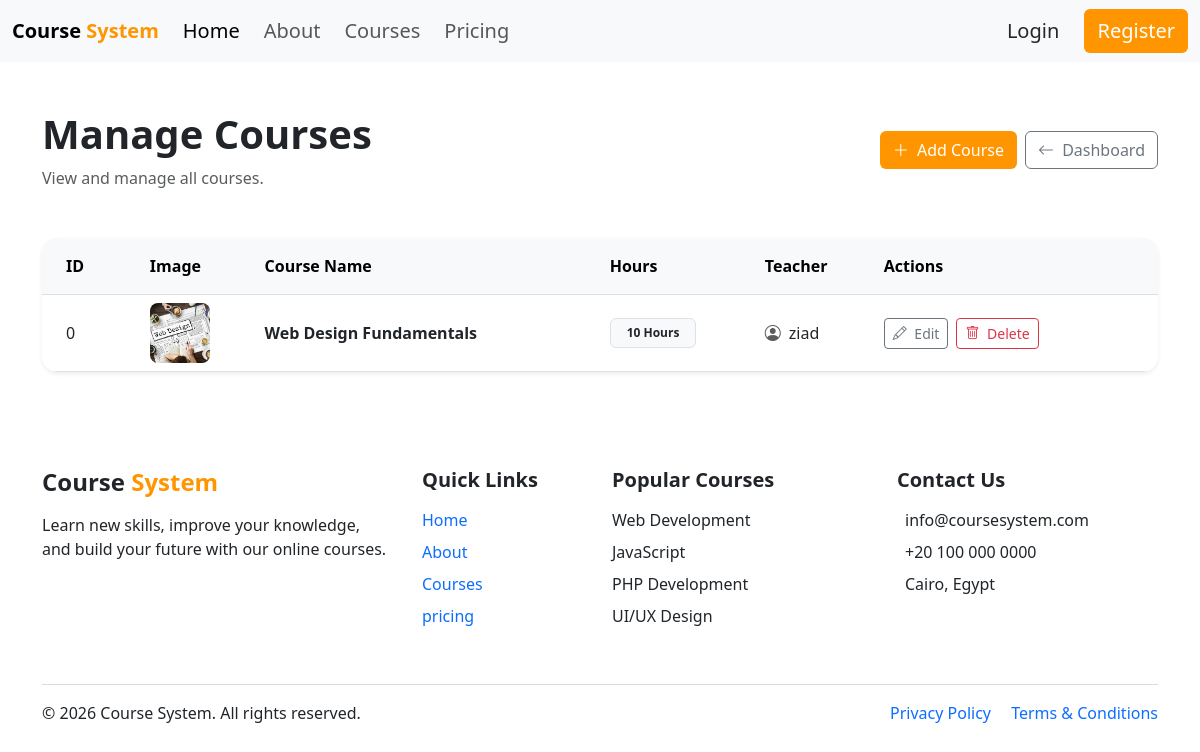
/manage_courses.php, run on an earlier commit of the app's database.
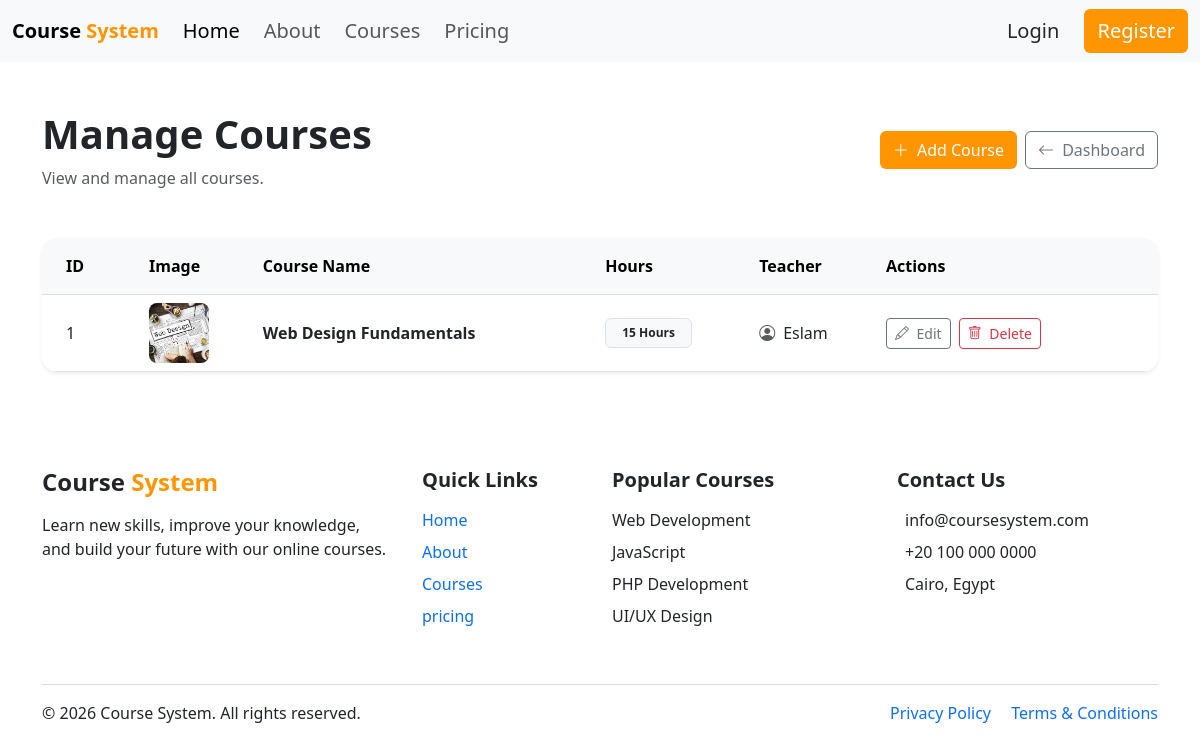
And on a later commit of the database.
### tables this page shows
CREATE TABLE `courses` (
  `id` int(11) NOT NULL,
  `name` varchar(100) NOT NULL,
  `hours` int(11) NOT NULL,
  `teacher_id` int(11) NOT NULL,
  `image` varchar(255) NOT NULL,
  `avatar` varchar(255) NOT NULL,
  `description` text NOT NULL
);

CREATE TABLE `users` (
  `id` int(11) NOT NULL,
  `name` varchar(100) NOT NULL,
  `email` varchar(100) NOT NULL,
  `password` varchar(255) NOT NULL,
  `role` varchar(50) NOT NULL,
  `image` varchar(255) NOT NULL
);

### manage_courses.php (the view, shortened to what this page needs)
<?php
include "connect.php";
$sql = "SELECT courses.id, courses.name, courses.hours, courses.image,
               users.name AS teacher_name
        FROM courses
        JOIN teachers ON courses.teacher_id = teachers.id
        JOIN users ON teachers.user_id = users.id";
$result = $conn->query($sql);
include "header.php";
?>
<div class="container py-5">
    <div class="d-flex flex-column flex-md-row justify-content-between align-items-md-center gap-3 mb-5">
        <div>
            <h1 class="fw-bold mb-2">
                Manage Courses
            </h1>
            <p class="text-muted mb-0">
                View and manage all courses.
            </p>
        </div>
        <div class="d-flex gap-2">
            <a href="add_course.php"
               class="btn text-white fw-medium"
               style="background-color: #FF9500;">
                <i class="bi bi-plus-lg me-1"></i>
                Add Course
            </a>
            <a href="admin_dashboard.php"
               class="btn btn-outline-secondary fw-medium">
                <i class="bi bi-arrow-left me-1"></i>
                Dashboard
            </a>
        </div>
    </div>
    <div class="card border-0 shadow-sm rounded-4 overflow-hidden">
        <div class="card-body p-0">
            <div class="table-responsive">
                <table class="table table-hover align-middle mb-0">
                    <thead class="table-light">
                        <tr>
                            <th class="px-4 py-3">
                                ID
                            </th>
                            <th class="py-3">
                                Image
                            </th>
                            <th class="py-3">
                                Course Name
                            </th>
                            <th class="py-3">
                                Hours
                            </th>
                            <th class="py-3">
                                Teacher
                            </th>
                            <th class="py-3 pe-4">
                                Actions
                            </th>
                        </tr>
                    </thead>
                    <tbody>
                    <?php if ($result && $result->num_rows > 0): ?>
                        <?php while ($course = $result->fetch_assoc()): ?>
                            <tr>
                                <td class="px-4 fw-medium">
                                    <?php echo $course['id']; ?>
                                </td>
                                <td>
                                    <?php if (!empty($course['image'])): ?>
                                        <img
                                            src="upload/<?php echo htmlspecialchars($course['image']); ?>"
                                            alt="Course Image"
                                            class="rounded-3"
                                            style="
                                                width: 60px;
                                                height: 60px;
                                                object-fit: cover;
                                            "
                                        >
                                    <?php endif; ?>
                                </td>
                                <td>
                                    <span class="fw-semibold">
                                        <?php echo htmlspecialchars($course['name']); ?>
                                    </span>
                                </td>
                                <td>
                                    <span class="badge bg-light text-dark border px-3 py-2">
                                        <?php echo htmlspecialchars($course['hours']); ?> Hours
                                    </span>
                                </td>
                                <td>
                                    <div class="d-flex align-items-center gap-2">
                                        <i class="bi bi-person-circle text-muted"></i>
                                        <span>
                                            <?php echo htmlspecialchars($course['teacher_name']); ?>
                                        </span>
                                    </div>
                                </td>
                                <td class="pe-4">
                                    <div class="d-flex gap-2">
                                        <a
                                            href="edit_course.php?id=<?php echo $course['id']; ?>"
                                            class="btn btn-sm btn-outline-secondary"
                                        >
                                            <i class="bi bi-pencil me-1"></i>
                                            Edit
                                        </a>
                                        <a
                                            href="delete_course.php?id=<?php echo $course['id']; ?>"
                                            class="btn btn-sm btn-outline-danger"
                                            onclick="return confirm('Are you sure you want to delete this course?');"
                                        >
                                            <i class="bi bi-trash me-1"></i>
                                            Delete
                                        </a>
                                    </div>
                                </td>
                            </tr>
                        <?php endwhile; ?>
                    <?php endif; ?>
                    </tbody>
                </table>
            </div>
        </div>
    </div>
</div>
<?php
include "footer.php";
?>

### header.php (shortened to what this page needs)
<?php
$isLoggedIn = isset($_SESSION['user_id']);
$userRole   = $_SESSION['role'] ?? null;
?>
<!DOCTYPE html>
<html lang="en">
<head>
    <link href="https://cdn.jsdelivr.net/npm/bootstrap@5.3.0/dist/css/bootstrap.min.css" rel="stylesheet">
    <link rel="stylesheet" href="../bootstrap/assets/css/style.css">
    <link rel="stylesheet"
        href="https://cdn.jsdelivr.net/npm/bootstrap-icons@1.13.1/font/bootstrap-icons.min.css">
</head>
<body>
    <nav class="navbar navbar-expand-lg bg-body-tertiary">
        <div class="container-fluid">
            <a class="navbar-brand fw-bold fs-5" href="index.php">
                Course<span style="color: #FF9500;"> System </span>
            </a>
            <div class="collapse navbar-collapse" id="navbarText">
                <ul class="navbar-nav me-auto mb-2 mb-lg-0 gap-2">
                    <li class="nav-item">
                        <a class="nav-link active fs-5 fw-medium"
                            href="/Team-1-Website/index.php">
                            Home
                        </a>
                    </li>
                    <li class="nav-item">
                        <a class="nav-link fw-medium fs-5"
                            href="/Team-1-Website/about.php">
                            About
                        </a>
                    </li>
                    <li class="nav-item">
                        <a class="nav-link fw-medium fs-5"
                            href="/Team-1-Website/courses.php">
                            Courses
                        </a>
                    </li>
                    <li class="nav-item">
                        <a class="nav-link fw-medium fs-5"
                            href="/Team-1-Website/pricing.php">
                            Pricing
                        </a>
                    </li>
                </ul>
                <?php if ($isLoggedIn) { ?>
                    <div class="d-flex align-items-center gap-2">
                        <a href="/Team-1-Website/<?php if ($userRole === 'teacher') echo 'teachers/dashboard.php';
                                                    elseif ($userRole === 'student') echo 'students/profile.php';
                                                    else echo 'users/profile.php'; ?>" class=" d-flex align-items-center gap-2 text-decoration-none" style="color:#262626;">
                            <img src="/Team-1-Website/<?= !empty($_SESSION['image']) ? $_SESSION['image'] : 'bootstrap/assets/image/avatar.webp' ?>"
                                alt="profile" class="rounded-circle" style="width:36px;height:36px;object-fit:cover;">
                            <span class="fw-medium"><?= htmlspecialchars($_SESSION['name'] ?? 'Profile') ?></span>
                        </a>
                        <a href="/Team-1-Website/logout.php"
                            class="btn text-white fw-medium fs-5"
                            style="background-color: #FF9500;">
                            Logout
                        </a>
                    </div>
                <?php } else { ?>
                    <div>
                        <a href="login.php"
                            class="btn fw-medium fs-5 me-2"
                            style="color: #262626;">
                            Login
                        </a>
                        <a href="register.php"
                            class="btn text-white fs-5 fw-medium"
                            style="background-color: #FF9500;">
                            Register
                        </a>
                    </div>
                <?php } ?>
            </div>
        </div>
    </nav>

### footer.php (shortened to what this page needs)
    <footer class=" pt-5 pb-3">
        <div class="container">
            <div class="row g-4 pb-4">
                <div class="col-lg-4 col-md-6">
                    <h4 class="fw-bold mb-3 fs-4">
                        Course<span style="color: #FF9500; "> System </span>
                    </h4>
                    <p class="text-dark-50 fw-medium">
                        Learn new skills, improve your knowledge,<br>
                        and build your future with our online courses.
                    </p>
                </div>
                <div class="col-lg-2 col-md-6">
                    <h6 class="fw-bold mb-3 fs-5">
                        Quick Links
                    </h6>
                    <ul class="list-unstyled">
                        <li class="mb-2">
                            <a href="index.php"
                            class="text-dark-50 text-decoration-none fw-medium">
                                Home
                            </a>
                        </li>
                        <li class="mb-2">
                            <a href="about.php"
                            class="text-dark-50 text-decoration-none fw-medium">
                                About
                            </a>
                        </li>
                        <li class="mb-2">
                            <a href="courses.php"
                            class="text-dark-50 text-decoration-none fw-medium">
                                Courses
                            </a>
                        </li>
                        <li class="mb-2">
                            <a href="pricing.php"
                            class="text-dark-50 text-decoration-none fw-medium">
                                pricing
                            </a>
                        </li>
                    </ul>
                </div>
                <div class="col-lg-3 col-md-6">
                    <h6 class="fw-bold mb-3 fs-5">
                        Popular Courses
                    </h6>
                    <ul class="list-unstyled">
                        <li class="mb-2 text-dark-50 fw-medium">
                            Web Development
                        </li>
                        <li class="mb-2 text-dark-50 fw-medium">
                            JavaScript
                        </li>
                        <li class="mb-2 text-dark-50 fw-medium">
                            PHP Development
                        </li>
                        <li class="mb-2 text-dark-50 fw-medium">
                            UI/UX Design
                        </li>
                    </ul>
                </div>
                <div class="col-lg-3 col-md-6">
                    <h6 class="fw-bold mb-3 fs-5">
                        Contact Us
                    </h6>
                    <p class="text-dark-50 mb-2">
                        info@coursesystem.com
                    </p>
                    <p class="text-dark-50 mb-2">
                        +20 100 000 0000
                    </p>
                    <p class="text-dark-50">
                        Cairo, Egypt
                    </p>
                </div>
            </div>
            <hr class="border-secondary">
            <div class="d-flex flex-column flex-md-row
                        justify-content-between
                        align-items-center
                        gap-2">
                <p class="text-dark-50 mb-0">
                    © <?php echo date("Y"); ?> Course System.
                    All rights reserved.
                </p>
                <div>
                    <a href="#"
                    class="text-dark-50 text-decoration-none me-3">
                        Privacy Policy
                    </a>
                    <a href="#"
                    class="text-dark-50 text-decoration-none">
                        Terms & Conditions
                    </a>
                </div>
            </div>
        </div>
    </footer>
</body>
</html>

What changed in the data, as far as the page shows it:
removed courses: id "0", image (picture), name "Web Design Fundamentals", hours "10", users.name "ziad"
added courses: id "1", image (picture), name "Web Design Fundamentals", hours "15", users.name "Eslam"
